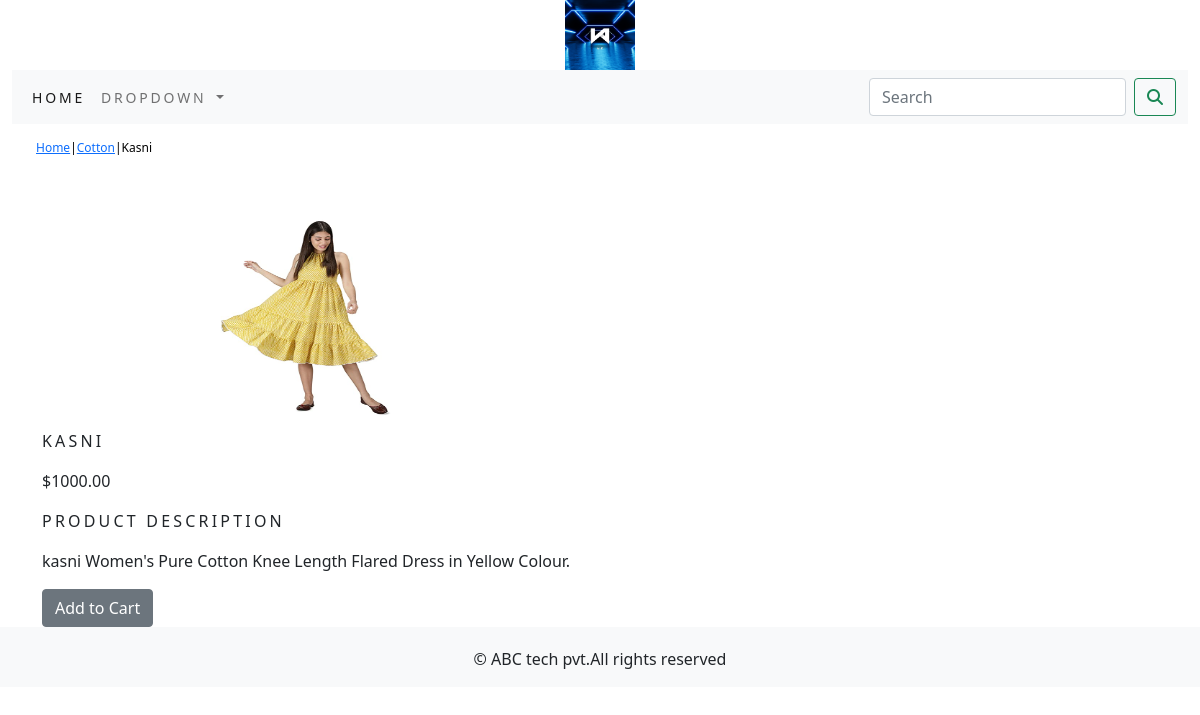
The app's page /shop/cotton-dress/kasni/ with its own data.
### shop/models.py (models this page shows, shortened)
class Product(models.Model):
    name=models.CharField(max_length=250,unique=True)
    slug=models.SlugField(max_length=250,unique=True)
    description=models.TextField(blank=True)
    price=models.DecimalField(max_digits=10,decimal_places=2)
    category=models.ForeignKey(Category,on_delete=models.CASCADE)
    image=models.ImageField(upload_to='product',blank=True)
    stock=models.IntegerField()
    available=models.BooleanField(default=True)
    created=models.DateTimeField(auto_now_add=True)
    updated=models.DateTimeField(auto_now=True)
    class Meta:
        ordering=('name',)
        verbose_name='product'
        verbose_name_plural='products'

class Category(models.Model):
    name=models.CharField(max_length=250,unique=True)
    slug=models.SlugField(max_length=250,unique=True)
    description=models.TextField(blank=True)
    image=models.ImageField(upload_to='category',blank=True)
    def get_url(self):
        return reverse('shop:products_by_category',args=[self.slug])
    class Meta:
        ordering=('name',)
        verbose_name='category'
        verbose_name_plural='categories'
    def __str__(self):
        return '{}'.format(self.name)

### shop/views.py (the view)
# urls.py: path('<slug:c_slug>/<slug:product_slug>/',views.proDetail,name='prodCatdetail'),
def proDetail(request,c_slug,product_slug):
    try:
        product=Product.objects.get(category__slug=c_slug,slug=product_slug)
    except Exception as e:
        raise e
    return render(request,'product.html',{'product':product})

### cart/context_processors.py (called while the page is built)
def counter(request):
    item_count=0
    if 'admin' in request.path:
        return {}
    else:
        try:
            cart=Cart.objects.filter(cart_id=_cart_id(request))
            cart_items=CartItem.objects.all().filter(cart=cart[:1])
            for cart_item in cart_items:
                item_count += cart_item.quantity
        except Cart.DoesNotExist:
            item_count =0
    return dict(item_count=item_count)

### cart/views.py (called while the page is built)
def _cart_id(request):
    cart=request.session.session_key
    if not cart:
        cart=request.session.create()
    return cart

### shop/context_processors.py (called while the page is built)
def menu_links(request):
    links=Category.objects.all()
    return dict(links=links)

### templates/product.html (shortened to what this page needs)
{% extends 'base.html' %}
{% load static %}
{% block content %}
<div class="row my_prod_row_class container">
    <div class="mx_auto">
        <p><a href="{% url 'shop:allProdCat' %}">Home</a>|<a href="{{product.category.get_url}}">{{product.category}}</a>|{{product.name}}</p>
    </div>
    </div>
    <div class="container">
<br>
<div class="row">
    <div class="col-md-12 col-sm-12 col-md-12 col-lg-6 text-center">
        <div style="min-width:18rem">
            <img src="{{product.image.url}}" height="200" width="200" alt="{{product.name}}">
        </div>
    </div>
    <div>
        <div class="col-md-12 col-sm-12 col-md-12 col-lg-12">
            <h1 class="my_prod_title">{{product.name}}</h1>
            <p>${{product.price}}</p>
            <p class="my_title">Product Description</p>
            <p class="text_justify my_prod_text">{{product.description}}</p>
            {% if product.stock <= 0 %}
                  <p class="text_justify my_prod_text"><b>Out of stock</b></p>
            {% else %}
                  <a class="btn btn-secondary" href="{% url 'cart:add_cart' product.id %}">Add to Cart</a>
            {% endif %}
        </div>
    </div>
</div>
</div>
{% endblock %}

### static/css/custom.css (style rules this page uses)
.my_prod_row_class { padding-top:15px; }
.my_prod_row_class .mx_auto { color:#000; font-size:12px; }
.my_title { font-size:16px; text-transform:uppercase; letter-spacing:.2em; }
.my_prod_row_class { padding-top:15px; padding-bottom:20px; }
.my_prod_row_class .mx_auto { color:#000; font-size:12px; text-decoration:none; }
.my_prod_title { font-size:16px; text-transform:uppercase; letter-spacing:.2em; padding-top:15px; padding-bottom:10px; }
.my_prod_text { padding-right:20px; }

### records on screen
Product: category "Cotton", name "Kasni", image (picture), name "KASNI", price "1000.00", description "kasni Women's Pure Cotton Knee Length Flared Dress in Yellow Colour."
